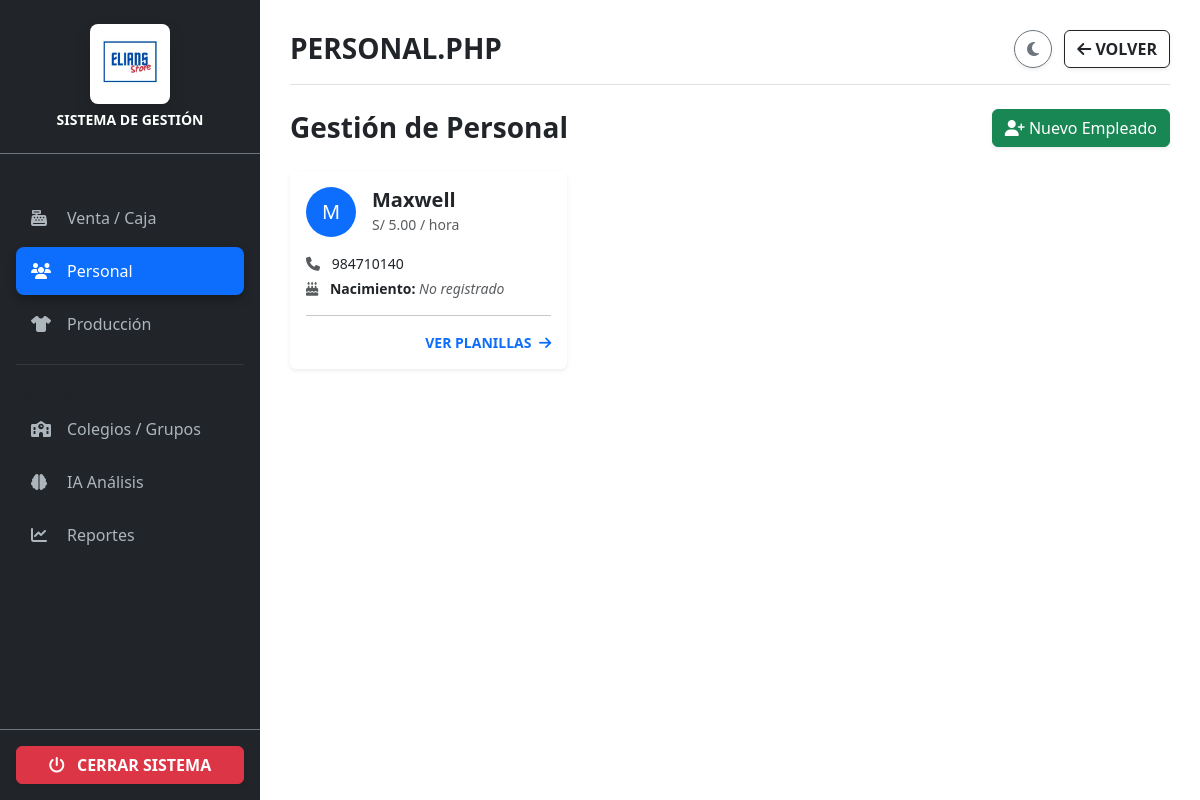
Page /personal.php on the committed database.
### tables this page shows
CREATE TABLE `empleados` (
  `id` int(11) NOT NULL AUTO_INCREMENT,
  `nombre` varchar(100) NOT NULL,
  `telefono` varchar(20) DEFAULT NULL,
  `email` varchar(100) DEFAULT NULL,
  `direccion` varchar(255) DEFAULT NULL,
  `pago_hora` decimal(10,2) NOT NULL DEFAULT '5.00',
  PRIMARY KEY (`id`)
);

### personal.php (the view, shortened to what this page needs)
<?php
require_once 'conexion.php';
$empleados = $conn->query("SELECT * FROM empleados")->fetchAll(PDO::FETCH_ASSOC);
require_once 'encabezado.php';
?>
    <div class="d-flex justify-content-between align-items-center mb-4">
        <h3 class="fw-bold text-dark m-0">Gestión de Personal</h3>
        <button class="btn btn-success shadow-sm" data-bs-toggle="modal" data-bs-target="#modalNuevo">
            <i class="fas fa-user-plus"></i> Nuevo Empleado
        </button>
    </div>
    <div class="row">
        <?php foreach($empleados as $e):
            $es_cumple = false;
            $fecha_nac = isset($e['fecha_nacimiento']) ? $e['fecha_nacimiento'] : null;
            ?>
            <div class="col-md-4 mb-4">
                <a href="detalle_personal.php?id=<?php echo $e['id']; ?>" class="text-decoration-none text-dark">
                    <div class="card border-0 shadow-sm h-100 hover-card <?php echo $es_cumple ? 'border border-warning border-3' : ''; ?>" style="transition:0.3s;">
                        <div class="card-body position-relative">
                            <div class="d-flex align-items-center mb-3">
                                <div class="bg-primary text-white rounded-circle d-flex align-items-center justify-content-center" style="width:50px; height:50px; font-size:20px;">
                                    <?php echo strtoupper(substr($e['nombre'], 0, 1)); ?>
                                </div>
                                <div class="ms-3">
                                    <h5 class="fw-bold m-0"><?php echo $e['nombre']; ?></h5>
                                    <small class="text-muted">S/ <?php echo number_format($e['pago_hora'], 2); ?> / hora</small>
                                </div>
                            </div>
                            <p class="mb-1 small">
                                <i class="fas fa-phone text-muted me-2"></i> <?php echo $e['telefono'] ?: '--'; ?>
                            </p>
                            <p class="mb-1 small">
                                <i class="fas fa-birthday-cake text-muted me-2"></i>
                                <strong>Nacimiento:</strong>
                                <?php echo $fecha_nac ? date('d/m/Y', strtotime($fecha_nac)) : '<span class="text-muted fst-italic">No registrado</span>'; ?>
                            </p>
                            <hr>
                            <div class="text-end text-primary fw-bold small">
                                VER PLANILLAS <i class="fas fa-arrow-right ms-1"></i>
                            </div>
                        </div>
                    </div>
                </a>
            </div>
        <?php endforeach; ?>
    </div>
<?php require_once 'pie.php'; ?>

### encabezado.php (style rules this page uses)
body, .card, .sidebar, .main-content { transition: background-color 0.3s, color 0.3s; }

### rows in the picture
empleados: nombre "M", nombre "Maxwell", pago_hora "5.00", telefono "984710140"

### other values in the picture
str_replace(['.php','_'], ['',' '], strtoupper($pagina_actual)) "PERSONAL.PHP"
